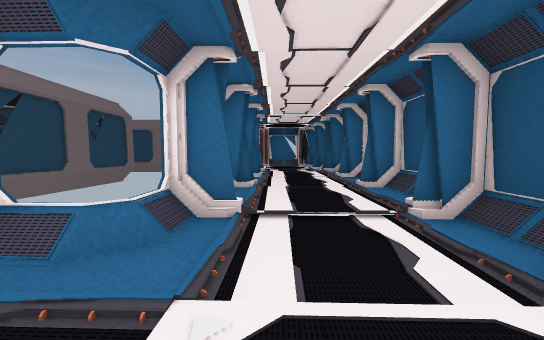
view 1 (above)

20 first-person views from a walk through a Unity game level. The camera is 1.35 m above the floor, tilts 4° down and sees 90° across. The floor is counted in squares, 1.44 m on a side. Each view is taken from the middle of a square. On the plan, view 1 faces up. The plan holds only what a view shows up to about 11 squares ahead; the rest is blank. The player is left out.

view 2
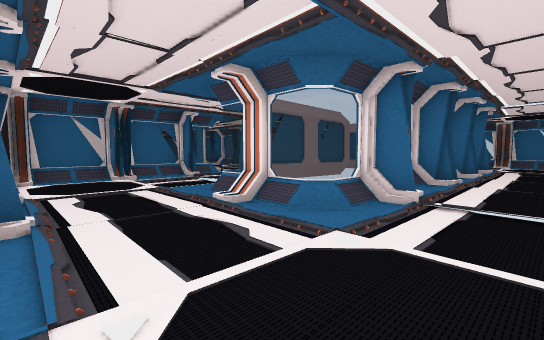

view 3
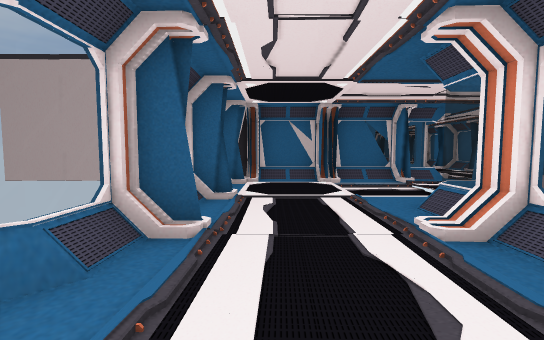

view 4
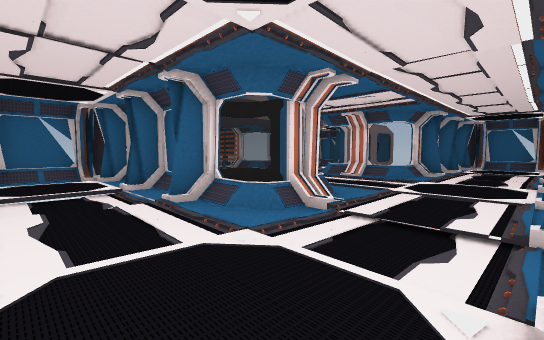

view 5
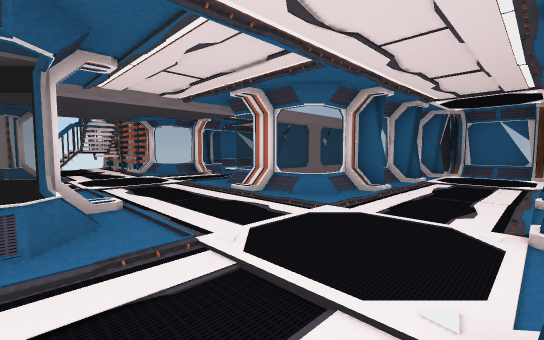

view 6
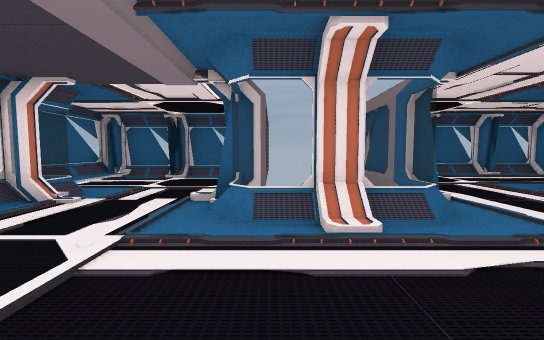

view 7
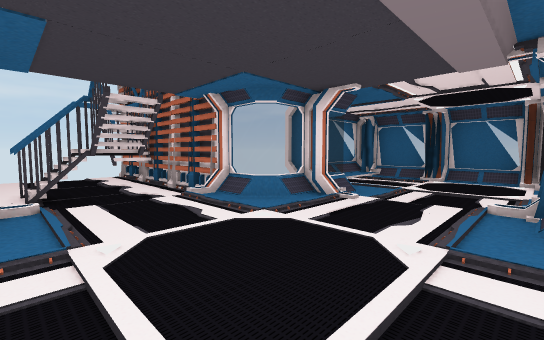

view 8
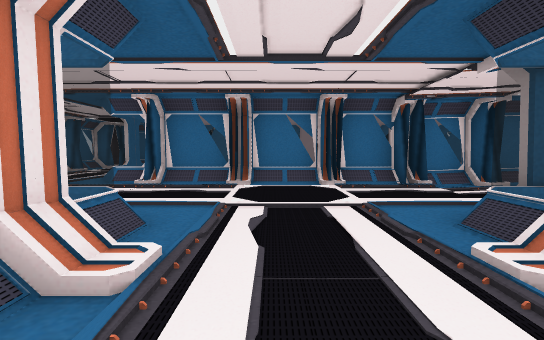

view 9
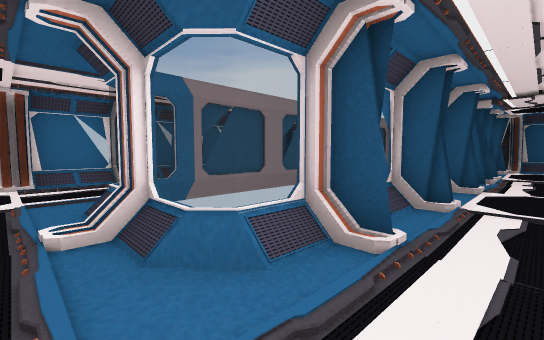

view 10
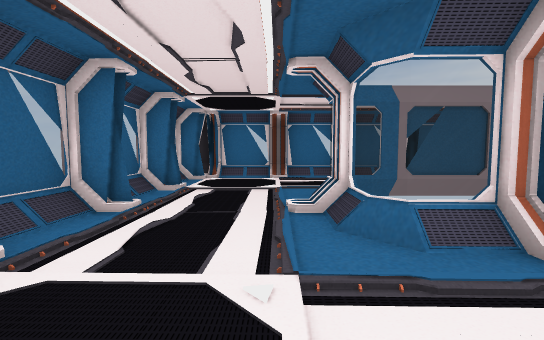

view 11
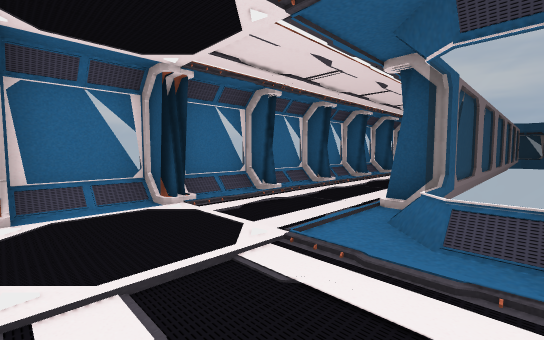

view 12
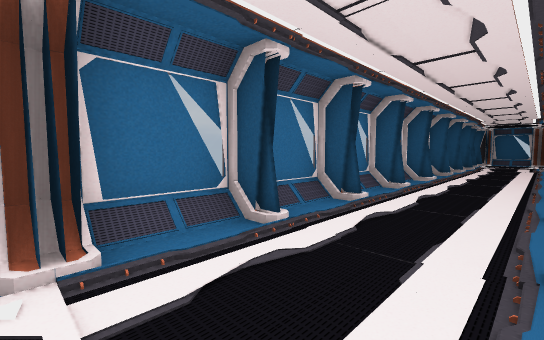

view 13
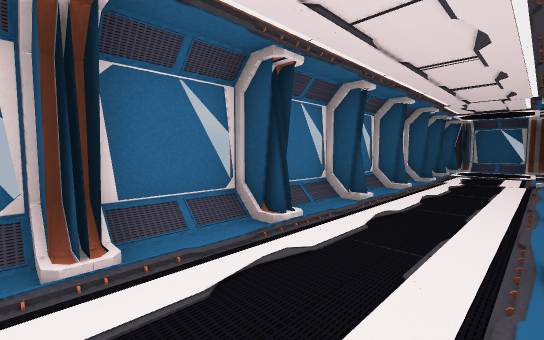

view 14
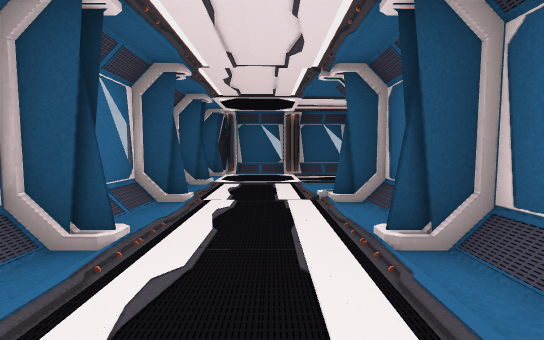

view 15
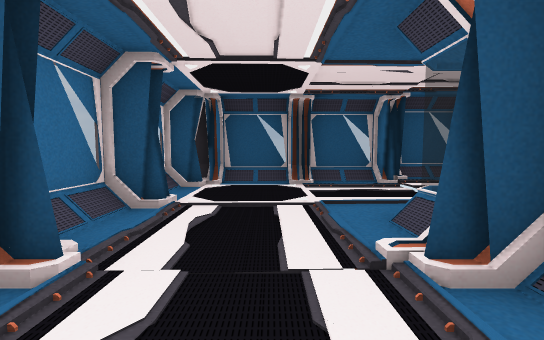

view 16
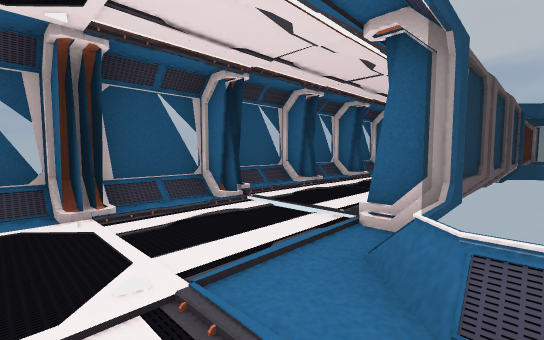

view 17
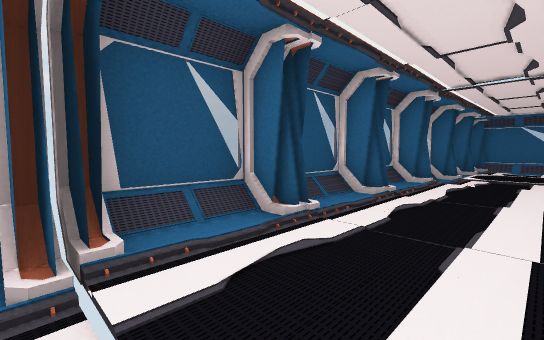

view 18
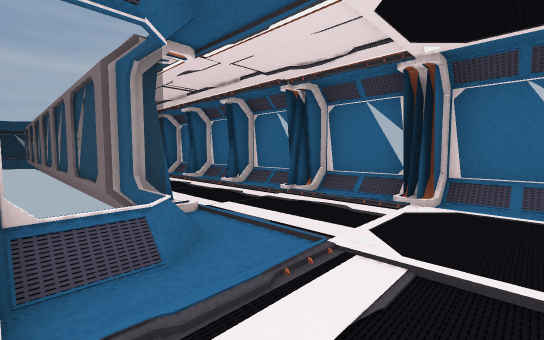

view 19
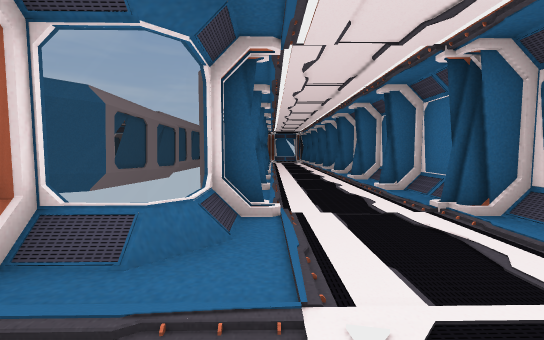

view 20
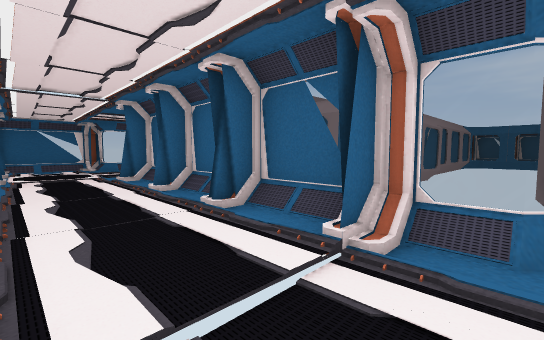

### Floor plan
Key: @ floor where view 1 was taken; # wall or solid block; . main floor; : floor 0.25 m higher than the main floor; - floor 0.25 m lower than the main floor; + floor 1.5 m higher than the main floor; / step, stairs or slope; = window, fence, low wall or low ledge; O other object.
Columns run from 24 left of view 1 to 4 right of it. Each row starts with its distance up from view 1.
 18   #########################
 17  ##.#//#.#.#..#.#.#..#.#..##
 16  =.........................#
 15   .........................#
 14 ##..././././.././.././.....#
 13 #O.../==####=######=##=#...=
 12 ##...O#               ##..###
 11 #:...##               #/...O#
 10 #/...==####=###=#==#  #/...=#
  9 ##.......:..../././#  ##../#
  8 #/............/-/..=  #/..:#
  7 #:...........././..=  ##...#
  6 ##//###......///...#  #/..:#
  5  ######==.../=#=../#  #/..:=
  4         ##../###///## ##///#
  3   ##=###= ../=##/--==#=/...#
  2  ##..#.=.....=##/--../..../#
  1  #...--...... ##........../#
  0  #...--......  #........@..#
 -1  #.--.//.....  ##.#..#....##
 -2  #.--/=#=....=  ###=##=...
 -3  #/// # =.../=          /
 -4  #===## #----#          =
 -5         #---
 -6         #-+/-
 -7         #----#
 -8         ##---#
 -9         #----#
-10         #-  -#
-11              #

Where each view was taken, in squares from view 1:
view 1: 0 up, 0 right, facing up
view 2: 1 down, 1 right, facing up-left
view 3: 0 up, 0 right, facing left
view 4: 9 up, 6 left, facing down-left
view 5: 9 up, 11 left, facing down-left
view 6: 3 up, 12 left, facing left
view 7: 2 up, 12 left, facing down-left
view 8: 2 up, 14 left, facing up
view 9: 8 up, 20 left, facing up-right
view 10: 7 up, 20 left, facing up
view 11: 12 up, 22 left, facing up-right
view 12: 14 up, 20 left, facing up-right
view 13: 14 up, 13 left, facing up-right
view 14: 15 up, 8 left, facing right
view 15: 15 up, 5 left, facing right
view 16: 15 up, 2 left, facing down-right
view 17: 12 up, 0 right, facing down-right
view 18: 12 up, 1 right, facing up-left
view 19: 14 up, 1 right, facing left
view 20: 13 up, 2 right, facing down-left
